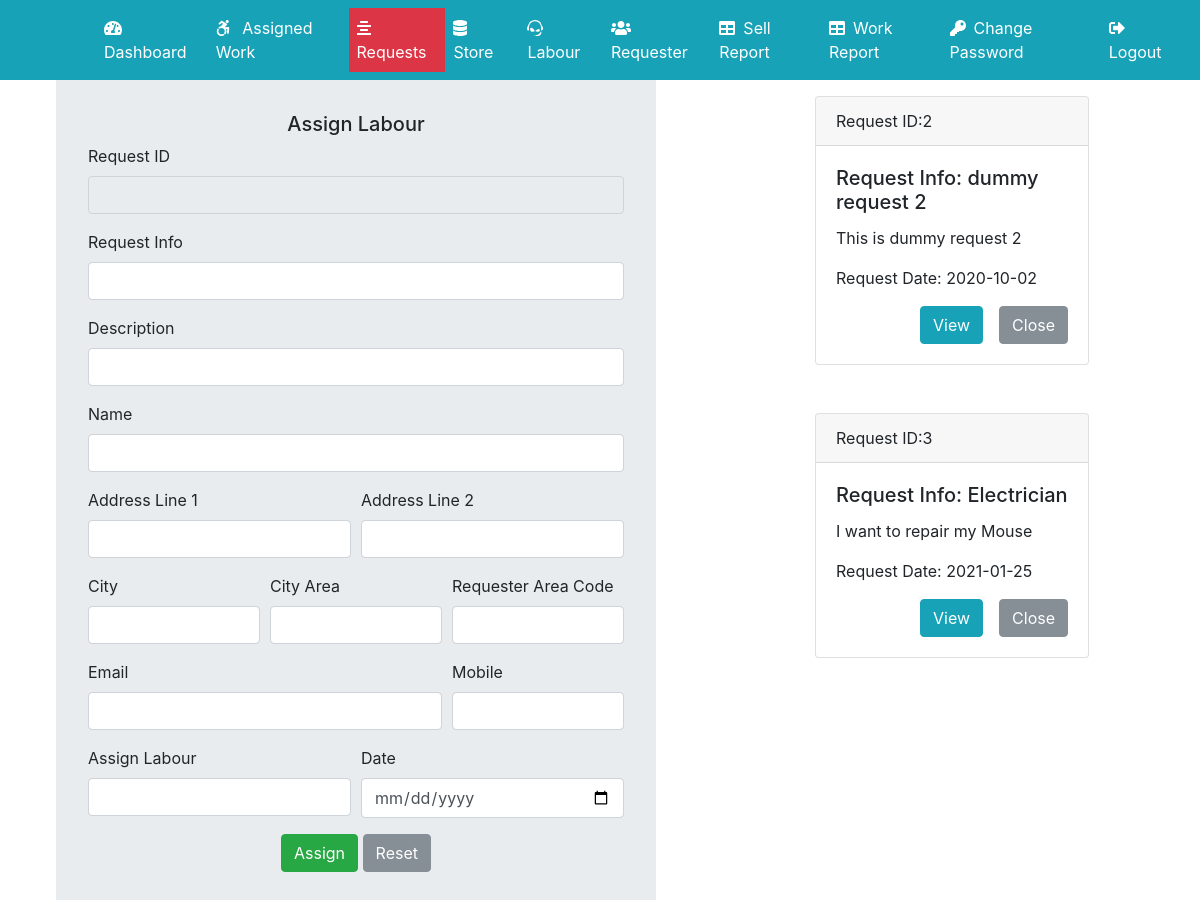
/Admin/request.php (signed in), run on the app's committed database.
### tables this page shows
CREATE TABLE `submitrequest_tb` (
  `request_id` int(11) NOT NULL,
  `request_info` text NOT NULL,
  `request_desc` text NOT NULL,
  `requester_name` varchar(60) NOT NULL,
  `requester_add1` text NOT NULL,
  `requester_add2` text NOT NULL,
  `requester_city` varchar(80) NOT NULL,
  `requester_area` varchar(80) NOT NULL,
  `requesterarea_code` int(11) NOT NULL,
  `requester_email` varchar(60) NOT NULL,
  `requester_mobile` bigint(20) NOT NULL,
  `request_date` date NOT NULL
);

### Admin/request.php (the view, shortened to what this page needs)
<?php
include('../dbConnection.php');
include('includes/header.php');
?>
<div class="col-sm-4 float-right mx-5 pt-5">
 <?php
  $sql ="SELECT request_id,request_info,request_desc,request_date FROM submitrequest_tb";
  $result = $conn->query($sql);
  if($result->num_rows > 0){
      while($row = $result->fetch_assoc()){
          echo '<div class="card mt-5 mx-5">';
           echo '<div class="card-header">';
            echo 'Request ID:'.$row['request_id'];
           echo '</div>';
           echo '<div class="card-body">';
            echo '<h5 class="card-title">Request Info: '.$row['request_info'];
            echo '</h5>';
            echo '<p class="card-text">'.$row['request_desc'];
            echo '</p>';
            echo '<p class="card-text">Request Date: '.$row['request_date'];
            echo '</p>';
            echo '<div class="float-right">';
             echo '<form action="" method="POST">';
              echo '<input type="submit" class="btn btn-info mr-3" value="View" name="view">';
              echo '<input type="submit" class="btn btn-secondary" value="Close" name="close">';
             echo '</form>';
            echo '</div>';
           echo '</div>';
          echo '</div>';
      }
  }
 ?>
</div>
<?php
 include('assignworkform.php');
 include('includes/footer.php');
?>

### data on the page
submitrequest_tb: request_id "2", request_info "dummy request 2", request_desc "This is dummy request 2", request_date "2020-10-02"
submitrequest_tb: request_id "3", request_info "Electrician", request_desc "I want to repair my Mouse", request_date "2021-01-25"
